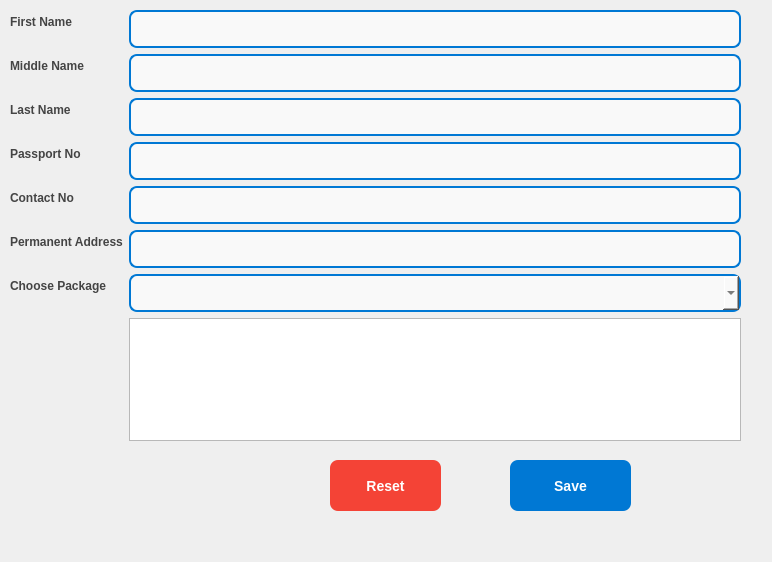
<?xml version="1.0" encoding="UTF-8"?>
<ui version="4.0">
 <class>RegisterTourist</class>
 <widget class="QDialog" name="RegisterTourist">
  <property name="geometry">
   <rect>
    <x>0</x>
    <y>0</y>
    <width>772</width>
    <height>562</height>
   </rect>
  </property>
  <property name="maximumSize">
   <size>
    <width>800</width>
    <height>800</height>
   </size>
  </property>
  <property name="windowTitle">
   <string>Register Tourist</string>
  </property>
  <widget class="QWidget" name="formLayoutWidget">
   <property name="geometry">
    <rect>
     <x>10</x>
     <y>10</y>
     <width>731</width>
     <height>431</height>
    </rect>
   </property>
   <layout class="QFormLayout" name="formLayout">
    <item row="0" column="0">
     <widget class="QLabel" name="label">
      <property name="styleSheet">
       <string notr="true">        color: #444444;                
        font-family: 'Verdana', sans-serif; 
        font-weight: bold;            
        background-color: transparent; </string>
      </property>
      <property name="text">
       <string>First Name</string>
      </property>
     </widget>
    </item>
    <item row="0" column="1">
     <widget class="QLineEdit" name="txtFirstName">
      <property name="styleSheet">
       <string notr="true">
        background-color: #f9f9f9;      
        color: #333333;                 
        font-size: 14px;                
        font-family: 'Arial', sans-serif; 
        border: 2px solid #0078d4;     
        border-radius: 8px;           
        padding: 8px;                   
   

</string>
      </property>
     </widget>
    </item>
    <item row="1" column="0">
     <widget class="QLabel" name="label_2">
      <property name="styleSheet">
       <string notr="true">        color: #444444;                
        font-family: 'Verdana', sans-serif; 
        font-weight: bold;            
        background-color: transparent; </string>
      </property>
      <property name="text">
       <string>Middle Name</string>
      </property>
     </widget>
    </item>
    <item row="1" column="1">
     <widget class="QLineEdit" name="txtMiddleName">
      <property name="styleSheet">
       <string notr="true">
        background-color: #f9f9f9;      
        color: #333333;                 
        font-size: 14px;                
        font-family: 'Arial', sans-serif; 
        border: 2px solid #0078d4;     
        border-radius: 8px;           
        padding: 8px;                   
   

</string>
      </property>
     </widget>
    </item>
    <item row="2" column="0">
     <widget class="QLabel" name="label_3">
      <property name="styleSheet">
       <string notr="true">        color: #444444;                
        font-family: 'Verdana', sans-serif; 
        font-weight: bold;            
        background-color: transparent; </string>
      </property>
      <property name="text">
       <string>Last Name</string>
      </property>
     </widget>
    </item>
    <item row="2" column="1">
     <widget class="QLineEdit" name="txtLastName">
      <property name="styleSheet">
       <string notr="true">
        background-color: #f9f9f9;      
        color: #333333;                 
        font-size: 14px;                
        font-family: 'Arial', sans-serif; 
        border: 2px solid #0078d4;     
        border-radius: 8px;           
        padding: 8px;                   
   

</string>
      </property>
     </widget>
    </item>
    <item row="3" column="0">
     <widget class="QLabel" name="label_4">
      <property name="styleSheet">
       <string notr="true">        color: #444444;                
        font-family: 'Verdana', sans-serif; 
        font-weight: bold;            
        background-color: transparent; </string>
      </property>
      <property name="text">
       <string>Passport No</string>
      </property>
     </widget>
    </item>
    <item row="3" column="1">
     <widget class="QLineEdit" name="txtPassportNo">
      <property name="styleSheet">
       <string notr="true">
        background-color: #f9f9f9;      
        color: #333333;                 
        font-size: 14px;                
        font-family: 'Arial', sans-serif; 
        border: 2px solid #0078d4;     
        border-radius: 8px;           
        padding: 8px;                   
   

</string>
      </property>
     </widget>
    </item>
    <item row="4" column="0">
     <widget class="QLabel" name="label_5">
      <property name="styleSheet">
       <string notr="true">        color: #444444;                
        font-family: 'Verdana', sans-serif; 
        font-weight: bold;            
        background-color: transparent; </string>
      </property>
      <property name="text">
       <string>Contact No</string>
      </property>
     </widget>
    </item>
    <item row="4" column="1">
     <widget class="QLineEdit" name="txtContactNo">
      <property name="styleSheet">
       <string notr="true">
        background-color: #f9f9f9;      
        color: #333333;                 
        font-size: 14px;                
        font-family: 'Arial', sans-serif; 
        border: 2px solid #0078d4;     
        border-radius: 8px;           
        padding: 8px;                   
   

</string>
      </property>
     </widget>
    </item>
    <item row="5" column="0">
     <widget class="QLabel" name="label_6">
      <property name="styleSheet">
       <string notr="true">        color: #444444;                
        font-family: 'Verdana', sans-serif; 
        font-weight: bold;            
        background-color: transparent; </string>
      </property>
      <property name="text">
       <string>Permanent Address</string>
      </property>
     </widget>
    </item>
    <item row="5" column="1">
     <widget class="QLineEdit" name="txtPermanentAddress">
      <property name="styleSheet">
       <string notr="true">
        background-color: #f9f9f9;      
        color: #333333;                 
        font-size: 14px;                
        font-family: 'Arial', sans-serif; 
        border: 2px solid #0078d4;     
        border-radius: 8px;           
        padding: 8px;                   
   

</string>
      </property>
     </widget>
    </item>
    <item row="6" column="0">
     <widget class="QLabel" name="label_7">
      <property name="styleSheet">
       <string notr="true">        color: #444444;                
        font-family: 'Verdana', sans-serif; 
        font-weight: bold;            
        background-color: transparent; </string>
      </property>
      <property name="text">
       <string>Choose Package</string>
      </property>
     </widget>
    </item>
    <item row="6" column="1">
     <widget class="QComboBox" name="cmbChoosePackage">
      <property name="styleSheet">
       <string notr="true">
        background-color: #f9f9f9;      
        color: #333333;                 
        font-size: 14px;                
        font-family: 'Arial', sans-serif; 
        border: 2px solid #0078d4;     
        border-radius: 8px;           
        padding: 8px;                   
   

</string>
      </property>
     </widget>
    </item>
    <item row="7" column="1">
     <widget class="QTextEdit" name="txtPackageDescription"/>
    </item>
   </layout>
  </widget>
  <widget class="QPushButton" name="btnSave">
   <property name="geometry">
    <rect>
     <x>510</x>
     <y>460</y>
     <width>121</width>
     <height>51</height>
    </rect>
   </property>
   <property name="styleSheet">
    <string notr="true">
    QPushButton {
        background-color: #0078d4;   
        color: white;                 
        font-size: 14px;               
        font-weight: bold;            
        border: none;               
        border-radius: 8px;            
        padding: 10px 20px;        
}
 
    QPushButton:hover {
        background-color: #005a9e;     
    }


    QPushButton:pressed {
        background-color: #004578;     
    }

 
    QPushButton#btnReset {
        background-color: #f44336;    
        color: white;               
        font-weight: bold;            
        border: none;             
        border-radius: 8px;           
        padding: 10px 20px;          
    }

    QPushButton#btnReset:hover {
        background-color: #d32f2f;   
}
   
    QPushButton#btnReset:pressed {
        background-color: #b71c1c;     
    }
</string>
   </property>
   <property name="text">
    <string>Save</string>
   </property>
  </widget>
  <widget class="QPushButton" name="btnReset">
   <property name="geometry">
    <rect>
     <x>330</x>
     <y>460</y>
     <width>111</width>
     <height>51</height>
    </rect>
   </property>
   <property name="styleSheet">
    <string notr="true">
    QPushButton {
        background-color: #0078d4;   
        color: white;                 
        font-size: 14px;               
        font-weight: bold;            
        border: none;               
        border-radius: 8px;            
        padding: 10px 20px;        
}
 
    QPushButton:hover {
        background-color: #005a9e;     
    }


    QPushButton:pressed {
        background-color: #004578;     
    }

 
    QPushButton#btnReset {
        background-color: #f44336;    
        color: white;               
        font-weight: bold;            
        border: none;             
        border-radius: 8px;           
        padding: 10px 20px;          
    }

    QPushButton#btnReset:hover {
        background-color: #d32f2f;   
}
   
    QPushButton#btnReset:pressed {
        background-color: #b71c1c;     
    }
</string>
   </property>
   <property name="text">
    <string>Reset</string>
   </property>
  </widget>
 </widget>
 <resources/>
 <connections/>
</ui>
